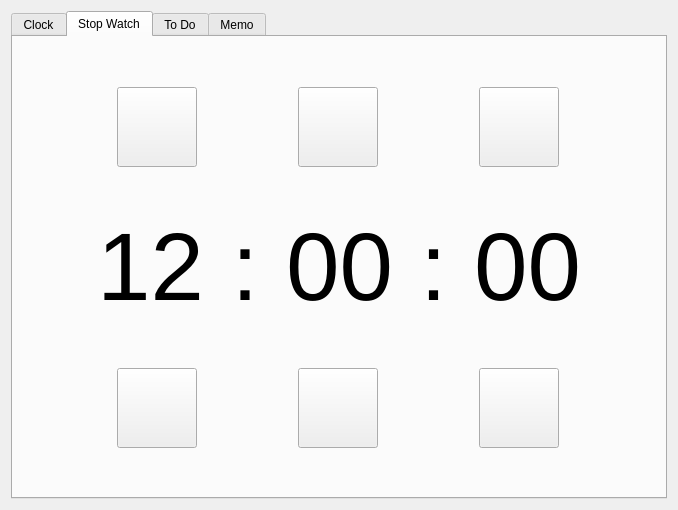
<?xml version="1.0" encoding="UTF-8"?>
<ui version="4.0">
 <class>Form</class>
 <widget class="QWidget" name="Form">
  <property name="geometry">
   <rect>
    <x>0</x>
    <y>0</y>
    <width>678</width>
    <height>489</height>
   </rect>
  </property>
  <property name="windowTitle">
   <string>Form</string>
  </property>
  <layout class="QVBoxLayout" name="verticalLayout_4">
   <item>
    <widget class="QTabWidget" name="appTab">
     <property name="sizePolicy">
      <sizepolicy hsizetype="MinimumExpanding" vsizetype="MinimumExpanding">
       <horstretch>0</horstretch>
       <verstretch>0</verstretch>
      </sizepolicy>
     </property>
     <property name="currentIndex">
      <number>1</number>
     </property>
     <widget class="QWidget" name="tab">
      <attribute name="title">
       <string>Clock</string>
      </attribute>
      <layout class="QHBoxLayout" name="horizontalLayout">
       <item>
        <widget class="QLabel" name="clockLabel">
         <property name="font">
          <font>
           <pointsize>72</pointsize>
          </font>
         </property>
         <property name="text">
          <string>TextLabel</string>
         </property>
         <property name="alignment">
          <set>Qt::AlignCenter</set>
         </property>
        </widget>
       </item>
      </layout>
     </widget>
     <widget class="QWidget" name="tab_2">
      <attribute name="title">
       <string>Stop Watch</string>
      </attribute>
      <layout class="QHBoxLayout" name="horizontalLayout_4">
       <item>
        <layout class="QVBoxLayout" name="verticalLayout_3">
         <item>
          <layout class="QVBoxLayout" name="verticalLayout_6">
           <item>
            <spacer name="verticalSpacer_2">
             <property name="orientation">
              <enum>Qt::Vertical</enum>
             </property>
             <property name="sizeHint" stdset="0">
              <size>
               <width>20</width>
               <height>40</height>
              </size>
             </property>
            </spacer>
           </item>
           <item>
            <layout class="QHBoxLayout" name="horizontalLayout_7">
             <item>
              <widget class="QPushButton" name="addMinuteButton">
               <property name="sizePolicy">
                <sizepolicy hsizetype="Fixed" vsizetype="Fixed">
                 <horstretch>0</horstretch>
                 <verstretch>0</verstretch>
                </sizepolicy>
               </property>
               <property name="minimumSize">
                <size>
                 <width>80</width>
                 <height>80</height>
                </size>
               </property>
               <property name="text">
                <string/>
               </property>
              </widget>
             </item>
             <item>
              <widget class="QPushButton" name="pushButton">
               <property name="sizePolicy">
                <sizepolicy hsizetype="Fixed" vsizetype="Fixed">
                 <horstretch>0</horstretch>
                 <verstretch>0</verstretch>
                </sizepolicy>
               </property>
               <property name="minimumSize">
                <size>
                 <width>80</width>
                 <height>80</height>
                </size>
               </property>
               <property name="text">
                <string/>
               </property>
              </widget>
             </item>
             <item>
              <widget class="QPushButton" name="addHourButton">
               <property name="sizePolicy">
                <sizepolicy hsizetype="Fixed" vsizetype="Fixed">
                 <horstretch>0</horstretch>
                 <verstretch>0</verstretch>
                </sizepolicy>
               </property>
               <property name="minimumSize">
                <size>
                 <width>80</width>
                 <height>80</height>
                </size>
               </property>
               <property name="text">
                <string/>
               </property>
              </widget>
             </item>
            </layout>
           </item>
           <item>
            <spacer name="verticalSpacer">
             <property name="orientation">
              <enum>Qt::Vertical</enum>
             </property>
             <property name="sizeHint" stdset="0">
              <size>
               <width>20</width>
               <height>40</height>
              </size>
             </property>
            </spacer>
           </item>
          </layout>
         </item>
         <item>
          <layout class="QHBoxLayout" name="horizontalLayout_13">
           <item>
            <spacer name="horizontalSpacer_7">
             <property name="orientation">
              <enum>Qt::Horizontal</enum>
             </property>
             <property name="sizeType">
              <enum>QSizePolicy::MinimumExpanding</enum>
             </property>
             <property name="sizeHint" stdset="0">
              <size>
               <width>75</width>
               <height>20</height>
              </size>
             </property>
            </spacer>
           </item>
           <item>
            <widget class="QLabel" name="stopwatchLabel">
             <property name="font">
              <font>
               <pointsize>72</pointsize>
              </font>
             </property>
             <property name="text">
              <string>12</string>
             </property>
             <property name="alignment">
              <set>Qt::AlignCenter</set>
             </property>
            </widget>
           </item>
           <item>
            <widget class="QLabel" name="label">
             <property name="sizePolicy">
              <sizepolicy hsizetype="MinimumExpanding" vsizetype="Preferred">
               <horstretch>0</horstretch>
               <verstretch>0</verstretch>
              </sizepolicy>
             </property>
             <property name="font">
              <font>
               <pointsize>72</pointsize>
              </font>
             </property>
             <property name="text">
              <string>:</string>
             </property>
             <property name="alignment">
              <set>Qt::AlignCenter</set>
             </property>
            </widget>
           </item>
           <item>
            <widget class="QLabel" name="label_2">
             <property name="font">
              <font>
               <pointsize>72</pointsize>
              </font>
             </property>
             <property name="text">
              <string>00</string>
             </property>
             <property name="alignment">
              <set>Qt::AlignCenter</set>
             </property>
            </widget>
           </item>
           <item>
            <widget class="QLabel" name="label_3">
             <property name="sizePolicy">
              <sizepolicy hsizetype="MinimumExpanding" vsizetype="Preferred">
               <horstretch>0</horstretch>
               <verstretch>0</verstretch>
              </sizepolicy>
             </property>
             <property name="font">
              <font>
               <pointsize>72</pointsize>
              </font>
             </property>
             <property name="text">
              <string>:</string>
             </property>
             <property name="alignment">
              <set>Qt::AlignCenter</set>
             </property>
            </widget>
           </item>
           <item>
            <widget class="QLabel" name="label_4">
             <property name="font">
              <font>
               <pointsize>72</pointsize>
              </font>
             </property>
             <property name="text">
              <string>00</string>
             </property>
             <property name="alignment">
              <set>Qt::AlignCenter</set>
             </property>
            </widget>
           </item>
           <item>
            <spacer name="horizontalSpacer_8">
             <property name="orientation">
              <enum>Qt::Horizontal</enum>
             </property>
             <property name="sizeType">
              <enum>QSizePolicy::MinimumExpanding</enum>
             </property>
             <property name="sizeHint" stdset="0">
              <size>
               <width>75</width>
               <height>20</height>
              </size>
             </property>
            </spacer>
           </item>
          </layout>
         </item>
         <item>
          <layout class="QVBoxLayout" name="verticalLayout_7">
           <item>
            <spacer name="verticalSpacer_3">
             <property name="orientation">
              <enum>Qt::Vertical</enum>
             </property>
             <property name="sizeHint" stdset="0">
              <size>
               <width>20</width>
               <height>40</height>
              </size>
             </property>
            </spacer>
           </item>
           <item>
            <layout class="QHBoxLayout" name="horizontalLayout_6">
             <item>
              <widget class="QPushButton" name="takeHourButton">
               <property name="sizePolicy">
                <sizepolicy hsizetype="Fixed" vsizetype="Fixed">
                 <horstretch>0</horstretch>
                 <verstretch>0</verstretch>
                </sizepolicy>
               </property>
               <property name="minimumSize">
                <size>
                 <width>80</width>
                 <height>80</height>
                </size>
               </property>
               <property name="text">
                <string/>
               </property>
              </widget>
             </item>
             <item>
              <widget class="QPushButton" name="pushButton_2">
               <property name="sizePolicy">
                <sizepolicy hsizetype="Fixed" vsizetype="Fixed">
                 <horstretch>0</horstretch>
                 <verstretch>0</verstretch>
                </sizepolicy>
               </property>
               <property name="minimumSize">
                <size>
                 <width>80</width>
                 <height>80</height>
                </size>
               </property>
               <property name="text">
                <string/>
               </property>
              </widget>
             </item>
             <item>
              <widget class="QPushButton" name="takeMinuteButton">
               <property name="sizePolicy">
                <sizepolicy hsizetype="Fixed" vsizetype="Fixed">
                 <horstretch>0</horstretch>
                 <verstretch>0</verstretch>
                </sizepolicy>
               </property>
               <property name="minimumSize">
                <size>
                 <width>80</width>
                 <height>80</height>
                </size>
               </property>
               <property name="text">
                <string/>
               </property>
              </widget>
             </item>
            </layout>
           </item>
           <item>
            <spacer name="verticalSpacer_4">
             <property name="orientation">
              <enum>Qt::Vertical</enum>
             </property>
             <property name="sizeHint" stdset="0">
              <size>
               <width>20</width>
               <height>40</height>
              </size>
             </property>
            </spacer>
           </item>
          </layout>
         </item>
        </layout>
       </item>
      </layout>
     </widget>
     <widget class="QWidget" name="tab_3">
      <attribute name="title">
       <string>To Do</string>
      </attribute>
      <layout class="QHBoxLayout" name="horizontalLayout_3">
       <item>
        <layout class="QVBoxLayout" name="verticalLayout_2">
         <item>
          <widget class="QListView" name="toDoListView"/>
         </item>
         <item>
          <layout class="QHBoxLayout" name="horizontalLayout_2">
           <item>
            <spacer name="horizontalSpacer_3">
             <property name="orientation">
              <enum>Qt::Horizontal</enum>
             </property>
             <property name="sizeHint" stdset="0">
              <size>
               <width>40</width>
               <height>20</height>
              </size>
             </property>
            </spacer>
           </item>
           <item>
            <widget class="QPushButton" name="toDoAddButton">
             <property name="text">
              <string>Add</string>
             </property>
            </widget>
           </item>
           <item>
            <spacer name="horizontalSpacer_2">
             <property name="orientation">
              <enum>Qt::Horizontal</enum>
             </property>
             <property name="sizeHint" stdset="0">
              <size>
               <width>40</width>
               <height>20</height>
              </size>
             </property>
            </spacer>
           </item>
           <item>
            <widget class="QPushButton" name="toDoRemoveButton">
             <property name="text">
              <string>Remove</string>
             </property>
            </widget>
           </item>
           <item>
            <spacer name="horizontalSpacer">
             <property name="orientation">
              <enum>Qt::Horizontal</enum>
             </property>
             <property name="sizeHint" stdset="0">
              <size>
               <width>40</width>
               <height>20</height>
              </size>
             </property>
            </spacer>
           </item>
          </layout>
         </item>
        </layout>
       </item>
      </layout>
     </widget>
     <widget class="QWidget" name="tab_4">
      <attribute name="title">
       <string>Memo</string>
      </attribute>
      <layout class="QHBoxLayout" name="horizontalLayout_8">
       <item>
        <layout class="QVBoxLayout" name="verticalLayout_5">
         <item>
          <widget class="QTabWidget" name="memoTab">
           <property name="currentIndex">
            <number>1</number>
           </property>
           <widget class="QWidget" name="tab_5">
            <attribute name="title">
             <string>Memo 1</string>
            </attribute>
           </widget>
           <widget class="QWidget" name="tab_6">
            <attribute name="title">
             <string>Memo 2</string>
            </attribute>
           </widget>
          </widget>
         </item>
         <item>
          <layout class="QHBoxLayout" name="horizontalLayout_9">
           <item>
            <spacer name="horizontalSpacer_5">
             <property name="orientation">
              <enum>Qt::Horizontal</enum>
             </property>
             <property name="sizeHint" stdset="0">
              <size>
               <width>40</width>
               <height>20</height>
              </size>
             </property>
            </spacer>
           </item>
           <item>
            <widget class="QPushButton" name="addMemoButton">
             <property name="text">
              <string>Add</string>
             </property>
            </widget>
           </item>
           <item>
            <spacer name="horizontalSpacer_6">
             <property name="orientation">
              <enum>Qt::Horizontal</enum>
             </property>
             <property name="sizeHint" stdset="0">
              <size>
               <width>40</width>
               <height>20</height>
              </size>
             </property>
            </spacer>
           </item>
           <item>
            <widget class="QPushButton" name="removeMemoButton">
             <property name="text">
              <string>Remove</string>
             </property>
            </widget>
           </item>
           <item>
            <spacer name="horizontalSpacer_4">
             <property name="orientation">
              <enum>Qt::Horizontal</enum>
             </property>
             <property name="sizeHint" stdset="0">
              <size>
               <width>40</width>
               <height>20</height>
              </size>
             </property>
            </spacer>
           </item>
          </layout>
         </item>
        </layout>
       </item>
      </layout>
     </widget>
    </widget>
   </item>
  </layout>
 </widget>
 <resources/>
 <connections/>
</ui>
